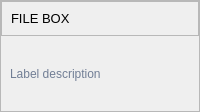
                        <widget class="QFrame" name="row_1">
                         <property name="frameShape">
                          <enum>QFrame::StyledPanel</enum>
                         </property>
                         <property name="frameShadow">
                          <enum>QFrame::Raised</enum>
                         </property>
                         <layout class="QVBoxLayout" name="verticalLayout_16">
                          <property name="spacing">
                           <number>0</number>
                          </property>
                          <property name="leftMargin">
                           <number>0</number>
                          </property>
                          <property name="topMargin">
                           <number>0</number>
                          </property>
                          <property name="rightMargin">
                           <number>0</number>
                          </property>
                          <property name="bottomMargin">
                           <number>0</number>
                          </property>
                          <item>
                           <widget class="QFrame" name="frame_div_content_1">
                            <property name="minimumSize">
                             <size>
                              <width>0</width>
                              <height>110</height>
                             </size>
                            </property>
                            <property name="maximumSize">
                             <size>
                              <width>16777215</width>
                              <height>110</height>
                             </size>
                            </property>
                            <property name="frameShape">
                             <enum>QFrame::NoFrame</enum>
                            </property>
                            <property name="frameShadow">
                             <enum>QFrame::Raised</enum>
                            </property>
                            <layout class="QVBoxLayout" name="verticalLayout_17">
                             <property name="spacing">
                              <number>0</number>
                             </property>
                             <property name="leftMargin">
                              <number>0</number>
                             </property>
                             <property name="topMargin">
                              <number>0</number>
                             </property>
                             <property name="rightMargin">
                              <number>0</number>
                             </property>
                             <property name="bottomMargin">
                              <number>0</number>
                             </property>
                             <item>
                              <widget class="QFrame" name="frame_title_wid_1">
                               <property name="maximumSize">
                                <size>
                                 <width>16777215</width>
                                 <height>35</height>
                                </size>
                               </property>
                               <property name="frameShape">
                                <enum>QFrame::StyledPanel</enum>
                               </property>
                               <property name="frameShadow">
                                <enum>QFrame::Raised</enum>
                               </property>
                               <layout class="QVBoxLayout" name="verticalLayout_18">
                                <item>
                                 <widget class="QLabel" name="labelBoxBlenderInstalation">
                                  <property name="font">
                                   <font>
                                    <family>Segoe UI</family>
                                    <pointsize>10</pointsize>
                                    <italic>false</italic>
                                    <bold>false</bold>
                                   </font>
                                  </property>
                                  <property name="styleSheet">
                                   <string notr="true"/>
                                  </property>
                                  <property name="text">
                                   <string>FILE BOX</string>
                                  </property>
                                 </widget>
                                </item>
                               </layout>
                              </widget>
                             </item>
                             <item>
                              <widget class="QFrame" name="frame_content_wid_1">
                               <property name="frameShape">
                                <enum>QFrame::NoFrame</enum>
                               </property>
                               <property name="frameShadow">
                                <enum>QFrame::Raised</enum>
                               </property>
                               <layout class="QHBoxLayout" name="horizontalLayout_9">
                                <item>
                                 <layout class="QGridLayout" name="gridLayout">
                                  <property name="bottomMargin">
                                   <number>0</number>
                                  </property>
                                  <item row="2" column="0" colspan="2">
                                   <widget class="QLabel" name="labelVersion_3">
                                    <property name="styleSheet">
                                     <string notr="true">color: rgb(113, 126, 149);</string>
                                    </property>
                                    <property name="lineWidth">
                                     <number>1</number>
                                    </property>
                                    <property name="text">
                                     <string>Label description</string>
                                    </property>
                                    <property name="alignment">
                                     <set>Qt::AlignLeading|Qt::AlignLeft|Qt::AlignVCenter</set>
                                    </property>
                                   </widget>
                                  </item>
                                 </layout>
                                </item>
                               </layout>
                              </widget>
                             </item>
                            </layout>
                           </widget>
                          </item>
                         </layout>
                        </widget>
